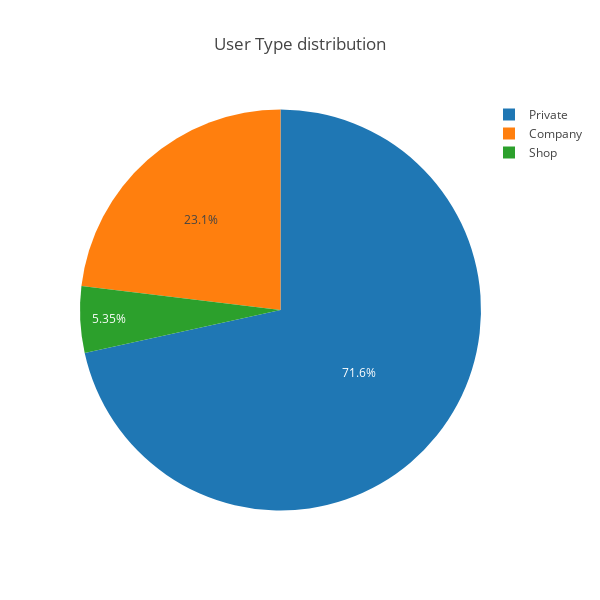

Here is the notebook cell this chart was saved with:
### Markdown cell above
"""
User Type:
"""

### Code cell
temp_series = train_df['user_type'].value_counts()
labels = (np.array(temp_series.index))
sizes = (np.array((temp_series / temp_series.sum())*100))

trace = go.Pie(labels=labels, values=sizes)
layout = go.Layout(
    title='User Type distribution',
    width=600,
    height=600,
)
data = [trace]
fig = go.Figure(data=data, layout=layout)
py.iplot(fig, filename="usertype")

### Figure 1 — Plotly figure (JSON) as saved in the notebook; plotly's stock layout.template omitted (floating-point values rounded to 4 significant figures)
{"data": [{"labels": ["Private", "Company", "Shop"], "type": "pie", "uid": "9c0e57b5-6721-4f2e-8a88-68c36e5b59ea", "values": [71.55, 23.1, 5.352]}], "layout": {"height": 600, "title": "User Type distribution", "width": 600}}
